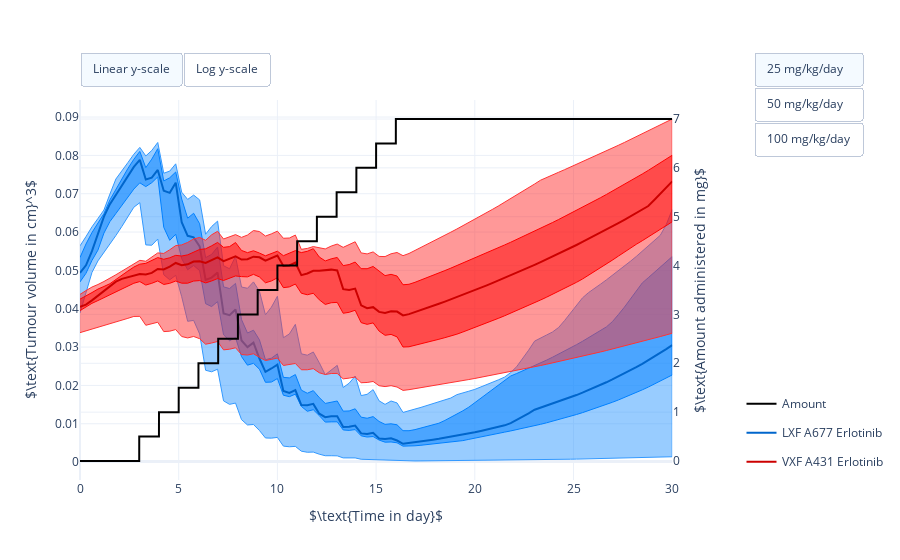

The notebook cell saved with this chart:
### Code cell
#
# Illustrate population PKPD simulation.
#
# Needs above defined dosing regimens, percentiles, times, simulation results,
# and the population size:
# [dosing_regimens, percentiles, times, population_results, N]
#

# import plotly.io
import plotly.graph_objects as go
from plotly.subplots import make_subplots


# Create figure
#fig = go.Figure()
fig = make_subplots(specs=[[{"secondary_y": True}]])

# Plot simulations for different dosing strategies
for dose_id, dose_series in enumerate(dosing_time_series):
    # Plot administered drug
    fig.add_trace(
        go.Scatter(
            x=dose_series[0, :],
            y=dose_series[1, :],
            name="Amount",
            hovertemplate=
                    "<b></b>Cumulative amount of compound<br>" +
                    "Time: %{x:.0f} day<br>" +
                    "Amount: %{y:.01f} mg<br>" +
                    "<extra></extra>",
            line=dict(color='rgb(0, 0, 0)'),
            mode='lines',
            visible = dose_id == 0),  # Only show first dosing regimen
        secondary_y=True)

    # Plot data LXF A677 Erlotinib
    # Plot 0th percentile to 100th precentile
    fig.add_trace(
        go.Scatter(
            x=np.hstack([times,times[::-1]]),
            y=np.hstack([
                population_results[0, dose_id, 0, :], 
                population_results[0, dose_id, 4, ::-1]]),
            line=dict(width=1, color='rgb(51, 153, 255)'),
            fill='toself',
            legendgroup="LXF A677 Erlotinib",
            name="0th to 100th percentile",
            hoverinfo='name',
            showlegend=False,
            visible = dose_id == 0),  # Only show first dosing regimen
        secondary_y=False)

    # Plot 25th percentile to 75th precentile
    fig.add_trace(
        go.Scatter(
            x=np.hstack([times,times[::-1]]),
            y=np.hstack([
                population_results[0, dose_id, 1, :], 
                population_results[0, dose_id, 3, ::-1]]),
            line=dict(width=1, color='rgb(0, 128, 255)'),
            fill='toself',
            legendgroup="LXF A677 Erlotinib",
            name="25th to 75th percentile",
            hoverinfo='name',
            showlegend=False,
            visible = dose_id == 0),  # Only show first dosing regimen
        secondary_y=False)

    # Plot Median
    fig.add_trace(
        go.Scatter(
            x=times,
            y=population_results[0, dose_id, 2, :],
            legendgroup="LXF A677 Erlotinib",
            name="LXF A677 Erlotinib",
            hovertemplate=
                    "<b></b>Median<br>" +
                    "Population size: %d<br>" % N +
                    "Time: %{x:.02f} day<br>" +
                    "Tumour volume: %{y:.02f} cm^3<br>" +
                    "<extra></extra>",
            line=dict(color='rgb(0, 102, 204)'),
            visible = dose_id == 0),  # Only show first dosing regimen
        secondary_y=False)

    # Plot data VXF A431 Erlotinib
    # Plot 0th percentile to 100th precentile
    fig.add_trace(
        go.Scatter(
            x=np.hstack([times,times[::-1]]),
            y=np.hstack([
                population_results[1, dose_id, 0, :], 
                population_results[1, dose_id, 4, ::-1]]),
            line=dict(width=1, color='rgb(255, 51, 51)'),
            fill='toself',
            legendgroup="VXF A431 Erlotinib",
            name="0th to 100th percentile",
            hoverinfo='name',
            showlegend=False,
            visible = dose_id == 0),  # Only show first dosing regimen
        secondary_y=False)

    # Plot 25th percentile to 75th precentile
    fig.add_trace(
        go.Scatter(
            x=np.hstack([times,times[::-1]]),
            y=np.hstack([
                population_results[1, dose_id, 1, :], 
                population_results[1, dose_id, 3, ::-1]]),
            line=dict(width=1, color='rgb(255, 0, 0)'),
            fill='toself',
            legendgroup="VXF A431 Erlotinib",
            name="25th to 75th percentile",
            hoverinfo='name',
            showlegend=False,
            visible = dose_id == 0),  # Only show first dosing regimen
        secondary_y=False)

    # Plot Median
    fig.add_trace(
        go.Scatter(
            x=times,
            y=population_results[1, dose_id, 2, :],
            legendgroup="VXF A431 Erlotinib",
            name="VXF A431 Erlotinib",
            hovertemplate=
                    "<b></b>Median<br>" +
                    "Population size: %d<br>" % N +
                    "Time: %{x:.02f} day<br>" +
                    "Tumour volume: %{y:.02f} cm^3<br>" +
                    "<extra></extra>",
            line=dict(color='rgb(204, 0, 0)'),
            visible = dose_id == 0),  # Only show first dosing regimen
        secondary_y=False)

# Set X, Y axes label and figure size
fig.update_layout(
    autosize=True,
    xaxis_title=r'$\text{Time in day}$',
    template="plotly_white")

# Set Y axes labels
fig.update_yaxes(title_text=r'$\text{Tumour volume in cm}^3$', secondary_y=False)
fig.update_yaxes(title_text=r'$\text{Amount administered in mg}$', secondary_y=True, position=0.85)

# Add switch between linear and log y-scale, and switches between dosing regimens
fig.update_layout(
    updatemenus=[
        dict(
            type = "buttons",
            direction = "left",
            buttons=list([
                dict(
                    args=[{"yaxis.type": "linear"}],
                    label="Linear y-scale",
                    method="relayout"
                ),
                dict(
                    args=[{"yaxis.type": "log"}],
                    label="Log y-scale",
                    method="relayout"
                )
            ]),
            pad={"r": 0, "t": -10},
            showactive=True,
            x=0.0,
            xanchor="left",
            y=1.1,
            yanchor="top"
        ),
        dict(
            type = "buttons",
            direction = "down",
            buttons=list([
                dict(
                    args=[{"visible": [True]*7 + [False]*7 + [False]*7}],
                    label="25 mg/kg/day",
                    method="update"
                ),
                dict(
                    args=[{"visible": [False]*7 + [True]*7 + [False]*7}],
                    label="50 mg/kg/day",
                    method="update"
                ),
                dict(
                    args=[{"visible": [False]*7 + [False]*7 + [True]*7}],
                    label="100 mg/kg/day",
                    method="update"
                )
            ]),
            pad={"r": 0, "t": -10},
            showactive=True,
            x=1.07,
            xanchor="left",
            y=1.1,
            yanchor="top"
        ),
    ]
)

# Position legend
fig.update_layout(legend=dict(
    yanchor="bottom",
    y=0.01,
    xanchor="left",
    x=1.05))

# Show figure
fig.show()

### Figure 1 — Plotly figure (JSON) as saved in the notebook; plotly's stock layout.template omitted (floating-point values rounded to 4 significant figures; data arrays with more than 128 entries replaced by an {"elided": "..."} marker saying what was removed)
{"data": [{"hovertemplate": "<b></b>Cumulative amount of compound<br>Time: %{x:.0f} day<br>Amount: %{y:.01f} mg<br><extra></extra>", "line": {"color": "rgb(0, 0, 0)"}, "mode": "lines", "name": "Amount", "type": "scatter", "visible": true, "x": [0, 3, 3.001, 4, 4.001, 5, 5.001, 6, 6.001, 7, 7.001, 8, 8.001, 9, 9.001, 10, 10.0, 11, 11.0, 12, 12.0, 13, 13.0, 14, 14.0, 15, 15.0, 16, 16.0, 30], "xaxis": "x", "y": [0, 0, 0.5, 0.5, 1, 1, 1.5, 1.5, 2, 2, 2.5, 2.5, 3, 3, 3.5, 3.5, 4, 4, 4.5, 4.5, 5, 5, 5.5, 5.5, 6, 6, 6.5, 6.5, 7, 7], "yaxis": "y2"}, {"fill": "toself", "hoverinfo": "name", "legendgroup": "LXF A677 Erlotinib", "line": {"color": "rgb(51, 153, 255)", "width": 1}, "name": "0th to 100th percentile", "showlegend": false, "type": "scatter", "visible": true, "x": {"elided": "200 float values"}, "xaxis": "x", "y": {"elided": "200 float values"}, "yaxis": "y"}, {"fill": "toself", "hoverinfo": "name", "legendgroup": "LXF A677 Erlotinib", "line": {"color": "rgb(0, 128, 255)", "width": 1}, "name": "25th to 75th percentile", "showlegend": false, "type": "scatter", "visible": true, "x": {"elided": "200 float values"}, "xaxis": "x", "y": {"elided": "200 float values"}, "yaxis": "y"}, {"hovertemplate": "<b></b>Median<br>Population size: 1000<br>Time: %{x:.02f} day<br>Tumour volume: %{y:.02f} cm^3<br><extra></extra>", "legendgroup": "LXF A677 Erlotinib", "line": {"color": "rgb(0, 102, 204)"}, "name": "LXF A677 Erlotinib", "type": "scatter", "visible": true, "x": [0, 0.303, 0.6061, 0.9091, 1.212, 1.515, 1.818, 2.121, 2.424, 2.727, 3.03, 3.333, 3.636, 3.939, 4.242, 4.545, 4.848, 5.152, 5.455, 5.758, 6.061, 6.364, 6.667, 6.97, 7.273, 7.576, 7.879, 8.182, 8.485, 8.788, 9.091, 9.394, 9.697, 10, 10.3, 10.61, 10.91, 11.21, 11.52, 11.82, 12.12, 12.42, 12.73, 13.03, 13.33, 13.64, 13.94, 14.24, 14.55, 14.85, 15.15, 15.45, 15.76, 16.06, 16.36, 16.67, 16.97, 17.27, 17.58, 17.88, 18.18, 18.48, 18.79, 19.09, 19.39, 19.7, 20, 20.3, 20.61, 20.91, 21.21, 21.52, 21.82, 22.12, 22.42, 22.73, 23.03, 23.33, 23.64, 23.94, 24.24, 24.55, 24.85, 25.15, 25.45, 25.76, 26.06, 26.36, 26.67, 26.97, 27.27, 27.58, 27.88, 28.18, 28.48, 28.79, 29.09, 29.39, 29.7, 30], "xaxis": "x", "y": [0.04935, 0.05132, 0.05502, 0.05925, 0.06401, 0.06729, 0.06968, 0.07205, 0.07448, 0.07699, 0.07882, 0.07369, 0.0742, 0.07619, 0.07076, 0.07023, 0.07287, 0.0626, 0.05901, 0.05862, 0.05628, 0.0475, 0.04812, 0.04942, 0.03878, 0.03833, 0.03982, 0.03173, 0.02998, 0.03115, 0.02702, 0.02352, 0.02441, 0.0254, 0.01856, 0.01803, 0.01878, 0.01488, 0.01484, 0.01518, 0.01263, 0.0117, 0.01194, 0.01194, 0.00917, 0.009192, 0.00953, 0.007476, 0.007304, 0.007637, 0.006162, 0.006027, 0.006201, 0.005622, 0.004764, 0.004947, 0.005156, 0.005375, 0.005602, 0.00584, 0.006087, 0.006344, 0.006612, 0.006892, 0.007183, 0.007486, 0.007801, 0.008129, 0.008472, 0.00883, 0.009202, 0.00959, 0.01016, 0.01094, 0.01178, 0.01268, 0.01364, 0.01417, 0.01468, 0.0152, 0.01574, 0.0163, 0.01688, 0.01748, 0.0181, 0.01875, 0.01941, 0.0201, 0.02081, 0.02155, 0.02231, 0.0231, 0.02392, 0.02477, 0.02564, 0.02655, 0.02748, 0.02845, 0.02945, 0.03049], "yaxis": "y"}, {"fill": "toself", "hoverinfo": "name", "legendgroup": "VXF A431 Erlotinib", "line": {"color": "rgb(255, 51, 51)", "width": 1}, "name": "0th to 100th percentile", "showlegend": false, "type": "scatter", "visible": true, "x": {"elided": "200 float values"}, "xaxis": "x", "y": {"elided": "200 float values"}, "yaxis": "y"}, {"fill": "toself", "hoverinfo": "name", "legendgroup": "VXF A431 Erlotinib", "line": {"color": "rgb(255, 0, 0)", "width": 1}, "name": "25th to 75th percentile", "showlegend": false, "type": "scatter", "visible": true, "x": {"elided": "200 float values"}, "xaxis": "x", "y": {"elided": "200 float values"}, "yaxis": "y"}, {"hovertemplate": "<b></b>Median<br>Population size: 1000<br>Time: %{x:.02f} day<br>Tumour volume: %{y:.02f} cm^3<br><extra></extra>", "legendgroup": "VXF A431 Erlotinib", "line": {"color": "rgb(204, 0, 0)"}, "name": "VXF A431 Erlotinib", "type": "scatter", "visible": true, "x": [0, 0.303, 0.6061, 0.9091, 1.212, 1.515, 1.818, 2.121, 2.424, 2.727, 3.03, 3.333, 3.636, 3.939, 4.242, 4.545, 4.848, 5.152, 5.455, 5.758, 6.061, 6.364, 6.667, 6.97, 7.273, 7.576, 7.879, 8.182, 8.485, 8.788, 9.091, 9.394, 9.697, 10, 10.3, 10.61, 10.91, 11.21, 11.52, 11.82, 12.12, 12.42, 12.73, 13.03, 13.33, 13.64, 13.94, 14.24, 14.55, 14.85, 15.15, 15.45, 15.76, 16.06, 16.36, 16.67, 16.97, 17.27, 17.58, 17.88, 18.18, 18.48, 18.79, 19.09, 19.39, 19.7, 20, 20.3, 20.61, 20.91, 21.21, 21.52, 21.82, 22.12, 22.42, 22.73, 23.03, 23.33, 23.64, 23.94, 24.24, 24.55, 24.85, 25.15, 25.45, 25.76, 26.06, 26.36, 26.67, 26.97, 27.27, 27.58, 27.88, 28.18, 28.48, 28.79, 29.09, 29.39, 29.7, 30], "xaxis": "x", "y": [0.04051, 0.04106, 0.04218, 0.04338, 0.04458, 0.04583, 0.04707, 0.04778, 0.04822, 0.04867, 0.04905, 0.04894, 0.04935, 0.05037, 0.05024, 0.05098, 0.05194, 0.05133, 0.05159, 0.05229, 0.0524, 0.05197, 0.05265, 0.05339, 0.05241, 0.05294, 0.05366, 0.05283, 0.0529, 0.05358, 0.05342, 0.05254, 0.05315, 0.05386, 0.05118, 0.05128, 0.05202, 0.04876, 0.0492, 0.04989, 0.04992, 0.05009, 0.0502, 0.04999, 0.04511, 0.04487, 0.04525, 0.04089, 0.04015, 0.04042, 0.03918, 0.03888, 0.03932, 0.03925, 0.03824, 0.03858, 0.03909, 0.03963, 0.04018, 0.04073, 0.0413, 0.04187, 0.04245, 0.04303, 0.04363, 0.04423, 0.04484, 0.04546, 0.04609, 0.04673, 0.04737, 0.04803, 0.04869, 0.04937, 0.05005, 0.05074, 0.05144, 0.05215, 0.05287, 0.0536, 0.05435, 0.0551, 0.05586, 0.05663, 0.05741, 0.05821, 0.05901, 0.05983, 0.06065, 0.06149, 0.06234, 0.0632, 0.06407, 0.06496, 0.06586, 0.06679, 0.06834, 0.06993, 0.07156, 0.07322], "yaxis": "y"}, {"hovertemplate": "<b></b>Cumulative amount of compound<br>Time: %{x:.0f} day<br>Amount: %{y:.01f} mg<br><extra></extra>", "line": {"color": "rgb(0, 0, 0)"}, "mode": "lines", "name": "Amount", "type": "scatter", "visible": false, "x": [0, 3, 3.001, 4, 4.001, 5, 5.001, 6, 6.001, 7, 7.001, 8, 8.001, 9, 9.001, 10, 10.0, 11, 11.0, 12, 12.0, 13, 13.0, 14, 14.0, 15, 15.0, 16, 16.0, 30], "xaxis": "x", "y": [0, 0, 1, 1, 2, 2, 3, 3, 4, 4, 5, 5, 6, 6, 7, 7, 8, 8, 9, 9, 10, 10, 11, 11, 12, 12, 13, 13, 14, 14], "yaxis": "y2"}, {"fill": "toself", "hoverinfo": "name", "legendgroup": "LXF A677 Erlotinib", "line": {"color": "rgb(51, 153, 255)", "width": 1}, "name": "0th to 100th percentile", "showlegend": false, "type": "scatter", "visible": false, "x": {"elided": "200 float values"}, "xaxis": "x", "y": {"elided": "200 float values"}, "yaxis": "y"}, {"fill": "toself", "hoverinfo": "name", "legendgroup": "LXF A677 Erlotinib", "line": {"color": "rgb(0, 128, 255)", "width": 1}, "name": "25th to 75th percentile", "showlegend": false, "type": "scatter", "visible": false, "x": {"elided": "200 float values"}, "xaxis": "x", "y": {"elided": "200 float values"}, "yaxis": "y"}, {"hovertemplate": "<b></b>Median<br>Population size: 1000<br>Time: %{x:.02f} day<br>Tumour volume: %{y:.02f} cm^3<br><extra></extra>", "legendgroup": "LXF A677 Erlotinib", "line": {"color": "rgb(0, 102, 204)"}, "name": "LXF A677 Erlotinib", "type": "scatter", "visible": false, "x": [0, 0.303, 0.6061, 0.9091, 1.212, 1.515, 1.818, 2.121, 2.424, 2.727, 3.03, 3.333, 3.636, 3.939, 4.242, 4.545, 4.848, 5.152, 5.455, 5.758, 6.061, 6.364, 6.667, 6.97, 7.273, 7.576, 7.879, 8.182, 8.485, 8.788, 9.091, 9.394, 9.697, 10, 10.3, 10.61, 10.91, 11.21, 11.52, 11.82, 12.12, 12.42, 12.73, 13.03, 13.33, 13.64, 13.94, 14.24, 14.55, 14.85, 15.15, 15.45, 15.76, 16.06, 16.36, 16.67, 16.97, 17.27, 17.58, 17.88, 18.18, 18.48, 18.79, 19.09, 19.39, 19.7, 20, 20.3, 20.61, 20.91, 21.21, 21.52, 21.82, 22.12, 22.42, 22.73, 23.03, 23.33, 23.64, 23.94, 24.24, 24.55, 24.85, 25.15, 25.45, 25.76, 26.06, 26.36, 26.67, 26.97, 27.27, 27.58, 27.88, 28.18, 28.48, 28.79, 29.09, 29.39, 29.7, 30], "xaxis": "x", "y": [0.04935, 0.05132, 0.05502, 0.05925, 0.06401, 0.06729, 0.06968, 0.07205, 0.07448, 0.07699, 0.07808, 0.06498, 0.06167, 0.06419, 0.04122, 0.03856, 0.03935, 0.02744, 0.02157, 0.02121, 0.01827, 0.01159, 0.01148, 0.01171, 0.006971, 0.006555, 0.006828, 0.004218, 0.003583, 0.003637, 0.002795, 0.001985, 0.002013, 0.002056, 0.001104, 0.001131, 0.001179, 0.0006501, 0.0006222, 0.0006481, 0.0004126, 0.0003428, 0.0003562, 0.0003275, 0.00019, 0.0001958, 0.0002041, 0.0001073, 0.0001077, 0.0001122, 6.455e-05, 5.929e-05, 6.168e-05, 4.754e-05, 3.277e-05, 3.391e-05, 3.536e-05, 3.687e-05, 3.846e-05, 4.011e-05, 4.183e-05, 4.363e-05, 4.55e-05, 4.745e-05, 4.949e-05, 5.162e-05, 5.383e-05, 5.615e-05, 5.856e-05, 6.107e-05, 6.369e-05, 6.643e-05, 6.928e-05, 7.225e-05, 7.537e-05, 7.862e-05, 8.203e-05, 8.559e-05, 8.928e-05, 9.329e-05, 0.0001003, 0.0001037, 0.0001072, 0.0001108, 0.0001149, 0.0001198, 0.0001248, 0.0001301, 0.0001355, 0.000141, 0.0001471, 0.0001534, 0.00016, 0.0001669, 0.0001741, 0.0001816, 0.0001895, 0.0001977, 0.0002062, 0.0002152], "yaxis": "y"}, {"fill": "toself", "hoverinfo": "name", "legendgroup": "VXF A431 Erlotinib", "line": {"color": "rgb(255, 51, 51)", "width": 1}, "name": "0th to 100th percentile", "showlegend": false, "type": "scatter", "visible": false, "x": {"elided": "200 float values"}, "xaxis": "x", "y": {"elided": "200 float values"}, "yaxis": "y"}, {"fill": "toself", "hoverinfo": "name", "legendgroup": "VXF A431 Erlotinib", "line": {"color": "rgb(255, 0, 0)", "width": 1}, "name": "25th to 75th percentile", "showlegend": false, "type": "scatter", "visible": false, "x": {"elided": "200 float values"}, "xaxis": "x", "y": {"elided": "200 float values"}, "yaxis": "y"}, {"hovertemplate": "<b></b>Median<br>Population size: 1000<br>Time: %{x:.02f} day<br>Tumour volume: %{y:.02f} cm^3<br><extra></extra>", "legendgroup": "VXF A431 Erlotinib", "line": {"color": "rgb(204, 0, 0)"}, "name": "VXF A431 Erlotinib", "type": "scatter", "visible": false, "x": [0, 0.303, 0.6061, 0.9091, 1.212, 1.515, 1.818, 2.121, 2.424, 2.727, 3.03, 3.333, 3.636, 3.939, 4.242, 4.545, 4.848, 5.152, 5.455, 5.758, 6.061, 6.364, 6.667, 6.97, 7.273, 7.576, 7.879, 8.182, 8.485, 8.788, 9.091, 9.394, 9.697, 10, 10.3, 10.61, 10.91, 11.21, 11.52, 11.82, 12.12, 12.42, 12.73, 13.03, 13.33, 13.64, 13.94, 14.24, 14.55, 14.85, 15.15, 15.45, 15.76, 16.06, 16.36, 16.67, 16.97, 17.27, 17.58, 17.88, 18.18, 18.48, 18.79, 19.09, 19.39, 19.7, 20, 20.3, 20.61, 20.91, 21.21, 21.52, 21.82, 22.12, 22.42, 22.73, 23.03, 23.33, 23.64, 23.94, 24.24, 24.55, 24.85, 25.15, 25.45, 25.76, 26.06, 26.36, 26.67, 26.97, 27.27, 27.58, 27.88, 28.18, 28.48, 28.79, 29.09, 29.39, 29.7, 30], "xaxis": "x", "y": [0.04051, 0.04106, 0.04218, 0.04338, 0.04458, 0.04583, 0.04707, 0.04778, 0.04822, 0.04867, 0.04898, 0.04833, 0.04863, 0.04906, 0.04757, 0.04796, 0.04861, 0.04659, 0.04593, 0.04641, 0.04603, 0.0421, 0.04208, 0.04268, 0.03938, 0.03967, 0.04022, 0.03543, 0.03285, 0.03281, 0.0297, 0.028, 0.02816, 0.02852, 0.02466, 0.02434, 0.02462, 0.02127, 0.0205, 0.02068, 0.01879, 0.01733, 0.01737, 0.01724, 0.01472, 0.01461, 0.01479, 0.01264, 0.0123, 0.01242, 0.01106, 0.01039, 0.01044, 0.01002, 0.008806, 0.008775, 0.008888, 0.009019, 0.009156, 0.009295, 0.009435, 0.009578, 0.009724, 0.009871, 0.01002, 0.01017, 0.01033, 0.01048, 0.01064, 0.0108, 0.01097, 0.01113, 0.0113, 0.01147, 0.01165, 0.01182, 0.012, 0.01218, 0.01237, 0.01256, 0.01275, 0.01294, 0.01314, 0.01333, 0.01354, 0.01374, 0.01395, 0.01416, 0.01438, 0.01459, 0.01481, 0.01504, 0.01527, 0.0155, 0.01573, 0.01597, 0.01621, 0.01646, 0.01671, 0.01696], "yaxis": "y"}, {"hovertemplate": "<b></b>Cumulative amount of compound<br>Time: %{x:.0f} day<br>Amount: %{y:.01f} mg<br><extra></extra>", "line": {"color": "rgb(0, 0, 0)"}, "mode": "lines", "name": "Amount", "type": "scatter", "visible": false, "x": [0, 3, 3.001, 4, 4.001, 5, 5.001, 6, 6.001, 7, 7.001, 8, 8.001, 9, 9.001, 10, 10.0, 11, 11.0, 12, 12.0, 13, 13.0, 14, 14.0, 15, 15.0, 16, 16.0, 30], "xaxis": "x", "y": [0, 0, 2, 2, 4, 4, 6, 6, 8, 8, 10, 10, 12, 12, 14, 14, 16, 16, 18, 18, 20, 20, 22, 22, 24, 24, 26, 26, 28, 28], "yaxis": "y2"}, {"fill": "toself", "hoverinfo": "name", "legendgroup": "LXF A677 Erlotinib", "line": {"color": "rgb(51, 153, 255)", "width": 1}, "name": "0th to 100th percentile", "showlegend": false, "type": "scatter", "visible": false, "x": {"elided": "200 float values"}, "xaxis": "x", "y": {"elided": "200 float values"}, "yaxis": "y"}, {"fill": "toself", "hoverinfo": "name", "legendgroup": "LXF A677 Erlotinib", "line": {"color": "rgb(0, 128, 255)", "width": 1}, "name": "25th to 75th percentile", "showlegend": false, "type": "scatter", "visible": false, "x": {"elided": "200 float values"}, "xaxis": "x", "y": {"elided": "200 float values"}, "yaxis": "y"}, {"hovertemplate": "<b></b>Median<br>Population size: 1000<br>Time: %{x:.02f} day<br>Tumour volume: %{y:.02f} cm^3<br><extra></extra>", "legendgroup": "LXF A677 Erlotinib", "line": {"color": "rgb(0, 102, 204)"}, "name": "LXF A677 Erlotinib", "type": "scatter", "visible": false, "x": [0, 0.303, 0.6061, 0.9091, 1.212, 1.515, 1.818, 2.121, 2.424, 2.727, 3.03, 3.333, 3.636, 3.939, 4.242, 4.545, 4.848, 5.152, 5.455, 5.758, 6.061, 6.364, 6.667, 6.97, 7.273, 7.576, 7.879, 8.182, 8.485, 8.788, 9.091, 9.394, 9.697, 10, 10.3, 10.61, 10.91, 11.21, 11.52, 11.82, 12.12, 12.42, 12.73, 13.03, 13.33, 13.64, 13.94, 14.24, 14.55, 14.85, 15.15, 15.45, 15.76, 16.06, 16.36, 16.67, 16.97, 17.27, 17.58, 17.88, 18.18, 18.48, 18.79, 19.09, 19.39, 19.7, 20, 20.3, 20.61, 20.91, 21.21, 21.52, 21.82, 22.12, 22.42, 22.73, 23.03, 23.33, 23.64, 23.94, 24.24, 24.55, 24.85, 25.15, 25.45, 25.76, 26.06, 26.36, 26.67, 26.97, 27.27, 27.58, 27.88, 28.18, 28.48, 28.79, 29.09, 29.39, 29.7, 30], "xaxis": "x", "y": [0.04935, 0.05132, 0.05502, 0.05925, 0.06401, 0.06729, 0.06968, 0.07205, 0.07448, 0.07699, 0.07663, 0.03618, 0.0337, 0.03564, 0.0114, 0.00919, 0.009167, 0.003968, 0.002451, 0.002507, 0.001752, 0.0006595, 0.0006207, 0.0006426, 0.0001821, 0.000153, 0.0001614, 5.479e-05, 3.822e-05, 3.935e-05, 2.168e-05, 9.79e-06, 9.626e-06, 1.044e-05, 2.629e-06, 2.368e-06, 2.542e-06, 7.793e-07, 5.889e-07, 6.196e-07, 2.803e-07, 1.495e-07, 1.514e-07, 1.385e-07, 3.954e-08, 3.716e-08, 4.005e-08, 1.131e-08, 9.199e-09, 9.759e-09, 3.766e-09, 2.316e-09, 2.382e-09, 1.668e-09, 6.024e-10, 5.836e-10, 6.312e-10, 6.911e-10, 7.576e-10, 8.307e-10, 9.109e-10, 9.988e-10, 1.095e-09, 1.201e-09, 1.312e-09, 1.361e-09, 1.412e-09, 1.465e-09, 1.521e-09, 1.578e-09, 1.637e-09, 1.808e-09, 2.024e-09, 2.265e-09, 2.534e-09, 2.834e-09, 3.178e-09, 3.483e-09, 3.634e-09, 3.791e-09, 3.955e-09, 4.125e-09, 4.303e-09, 4.49e-09, 4.685e-09, 4.889e-09, 5.102e-09, 5.324e-09, 5.555e-09, 5.795e-09, 6.045e-09, 6.306e-09, 6.604e-09, 6.952e-09, 7.317e-09, 7.698e-09, 8.096e-09, 8.511e-09, 4.562e-09, 4.732e-09], "yaxis": "y"}, {"fill": "toself", "hoverinfo": "name", "legendgroup": "VXF A431 Erlotinib", "line": {"color": "rgb(255, 51, 51)", "width": 1}, "name": "0th to 100th percentile", "showlegend": false, "type": "scatter", "visible": false, "x": {"elided": "200 float values"}, "xaxis": "x", "y": {"elided": "200 float values"}, "yaxis": "y"}, {"fill": "toself", "hoverinfo": "name", "legendgroup": "VXF A431 Erlotinib", "line": {"color": "rgb(255, 0, 0)", "width": 1}, "name": "25th to 75th percentile", "showlegend": false, "type": "scatter", "visible": false, "x": {"elided": "200 float values"}, "xaxis": "x", "y": {"elided": "200 float values"}, "yaxis": "y"}, {"hovertemplate": "<b></b>Median<br>Population size: 1000<br>Time: %{x:.02f} day<br>Tumour volume: %{y:.02f} cm^3<br><extra></extra>", "legendgroup": "VXF A431 Erlotinib", "line": {"color": "rgb(204, 0, 0)"}, "name": "VXF A431 Erlotinib", "type": "scatter", "visible": false, "x": [0, 0.303, 0.6061, 0.9091, 1.212, 1.515, 1.818, 2.121, 2.424, 2.727, 3.03, 3.333, 3.636, 3.939, 4.242, 4.545, 4.848, 5.152, 5.455, 5.758, 6.061, 6.364, 6.667, 6.97, 7.273, 7.576, 7.879, 8.182, 8.485, 8.788, 9.091, 9.394, 9.697, 10, 10.3, 10.61, 10.91, 11.21, 11.52, 11.82, 12.12, 12.42, 12.73, 13.03, 13.33, 13.64, 13.94, 14.24, 14.55, 14.85, 15.15, 15.45, 15.76, 16.06, 16.36, 16.67, 16.97, 17.27, 17.58, 17.88, 18.18, 18.48, 18.79, 19.09, 19.39, 19.7, 20, 20.3, 20.61, 20.91, 21.21, 21.52, 21.82, 22.12, 22.42, 22.73, 23.03, 23.33, 23.64, 23.94, 24.24, 24.55, 24.85, 25.15, 25.45, 25.76, 26.06, 26.36, 26.67, 26.97, 27.27, 27.58, 27.88, 28.18, 28.48, 28.79, 29.09, 29.39, 29.7, 30], "xaxis": "x", "y": [0.04051, 0.04106, 0.04218, 0.04338, 0.04458, 0.04583, 0.04707, 0.04778, 0.04822, 0.04867, 0.04885, 0.04474, 0.04503, 0.04589, 0.04088, 0.03694, 0.03791, 0.03311, 0.02987, 0.02962, 0.02594, 0.02052, 0.02008, 0.02029, 0.01434, 0.01359, 0.01367, 0.01034, 0.009237, 0.009226, 0.007893, 0.006325, 0.006231, 0.006301, 0.004391, 0.004215, 0.004249, 0.003126, 0.002862, 0.002868, 0.002334, 0.001955, 0.001937, 0.001879, 0.00135, 0.00131, 0.001322, 0.0009515, 0.0008881, 0.0008921, 0.000697, 0.0006051, 0.0006023, 0.000547, 0.0004161, 0.0004071, 0.0004114, 0.0004174, 0.0004237, 0.0004301, 0.0004366, 0.0004433, 0.00045, 0.0004568, 0.0004637, 0.0004708, 0.0004779, 0.0004851, 0.0004925, 0.0005, 0.0005075, 0.0005152, 0.000523, 0.000531, 0.000539, 0.0005472, 0.0005555, 0.0005639, 0.0005725, 0.0005811, 0.00059, 0.0005989, 0.000608, 0.0006172, 0.0006266, 0.0006361, 0.0006457, 0.0006555, 0.0006654, 0.0006755, 0.0006858, 0.0006962, 0.0007067, 0.0007174, 0.0007283, 0.0007393, 0.0007506, 0.000762, 0.0007736, 0.0007854], "yaxis": "y"}], "layout": {"autosize": true, "legend": {"x": 1.05, "xanchor": "left", "y": 0.01, "yanchor": "bottom"}, "updatemenus": [{"buttons": [{"args": [{"yaxis.type": "linear"}], "label": "Linear y-scale", "method": "relayout"}, {"args": [{"yaxis.type": "log"}], "label": "Log y-scale", "method": "relayout"}], "direction": "left", "pad": {"r": 0, "t": -10}, "showactive": true, "type": "buttons", "x": 0, "xanchor": "left", "y": 1.1, "yanchor": "top"}, {"buttons": [{"args": [{"visible": [true, true, true, true, true, true, true, false, false, false, false, false, false, false, false, false, false, false, false, false, false]}], "label": "25 mg/kg/day", "method": "update"}, {"args": [{"visible": [false, false, false, false, false, false, false, true, true, true, true, true, true, true, false, false, false, false, false, false, false]}], "label": "50 mg/kg/day", "method": "update"}, {"args": [{"visible": [false, false, false, false, false, false, false, false, false, false, false, false, false, false, true, true, true, true, true, true, true]}], "label": "100 mg/kg/day", "method": "update"}], "direction": "down", "pad": {"r": 0, "t": -10}, "showactive": true, "type": "buttons", "x": 1.07, "xanchor": "left", "y": 1.1, "yanchor": "top"}], "xaxis": {"anchor": "y", "domain": [0, 0.94], "title": {"text": "$\\text{Time in day}$"}}, "yaxis": {"anchor": "x", "domain": [0, 1], "title": {"text": "$\\text{Tumour volume in cm}^3$"}}, "yaxis2": {"anchor": "x", "overlaying": "y", "position": 0.85, "side": "right", "title": {"text": "$\\text{Amount administered in mg}$"}}}}
